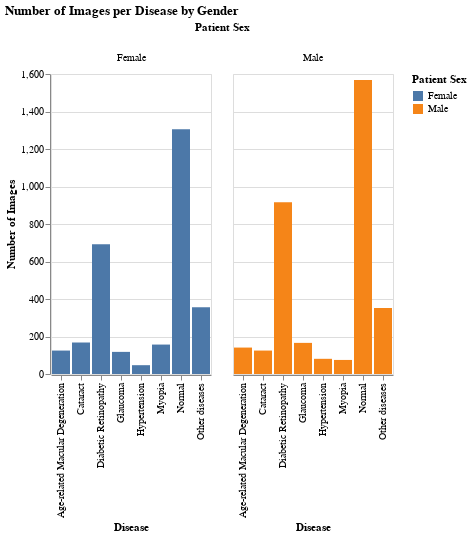

Notebook cell for this chart:
### Code cell
import pandas as pd
import altair as alt

# Calculate the number of images per disease for each gender
disease_gender_counts = ocular_disease.groupby(['Patient Sex', 'labels']).size().reset_index(name='Count')

# Replace labels with disease names
disease_gender_counts['labels'] = disease_gender_counts['labels'].map(disease_mapping)

# Create the bar chart
chart = alt.Chart(disease_gender_counts).mark_bar().encode(
    x=alt.X('labels:N', axis=alt.Axis(title='Disease')),  # Disease on x-axis
    y=alt.Y('Count:Q', title='Number of Images'),  # Count on y-axis
    color='Patient Sex:N',  # Color by gender
    column=alt.Column('Patient Sex:N')  # Facet by gender
).properties(
    title='Number of Images per Disease by Gender'
).interactive()  # Make the chart interactive

# Display the chart
chart

### Figure 1 — Vega-Lite specification as saved in the notebook (floating-point values rounded to 4 significant figures)
{"config": {"view": {"continuousWidth": 300, "continuousHeight": 300}}, "data": {"name": "data-dce9ce46855eccc23540f196a2b2aa49"}, "mark": {"type": "bar"}, "encoding": {"color": {"field": "Patient Sex", "type": "nominal"}, "column": {"field": "Patient Sex", "type": "nominal"}, "x": {"axis": {"title": "Disease"}, "field": "labels", "type": "nominal"}, "y": {"field": "Count", "title": "Number of Images", "type": "quantitative"}}, "params": [{"name": "param_1", "select": {"type": "interval", "encodings": ["x", "y"]}, "bind": "scales"}], "title": "Number of Images per Disease by Gender", "$schema": "https://vega.github.io/schema/vega-lite/v5.8.0.json", "datasets": {"data-dce9ce46855eccc23540f196a2b2aa49": [{"Patient Sex": "Female", "labels": "Age-related Macular Degeneration", "Count": 125}, {"Patient Sex": "Female", "labels": "Cataract", "Count": 168}, {"Patient Sex": "Female", "labels": "Diabetic Retinopathy", "Count": 692}, {"Patient Sex": "Female", "labels": "Glaucoma", "Count": 118}, {"Patient Sex": "Female", "labels": "Hypertension", "Count": 47}, {"Patient Sex": "Female", "labels": "Myopia", "Count": 157}, {"Patient Sex": "Female", "labels": "Normal", "Count": 1305}, {"Patient Sex": "Female", "labels": "Other diseases", "Count": 356}, {"Patient Sex": "Male", "labels": "Age-related Macular Degeneration", "Count": 141}, {"Patient Sex": "Male", "labels": "Cataract", "Count": 125}, {"Patient Sex": "Male", "labels": "Diabetic Retinopathy", "Count": 916}, {"Patient Sex": "Male", "labels": "Glaucoma", "Count": 166}, {"Patient Sex": "Male", "labels": "Hypertension", "Count": 81}, {"Patient Sex": "Male", "labels": "Myopia", "Count": 75}, {"Patient Sex": "Male", "labels": "Normal", "Count": 1568}, {"Patient Sex": "Male", "labels": "Other diseases", "Count": 352}]}}
